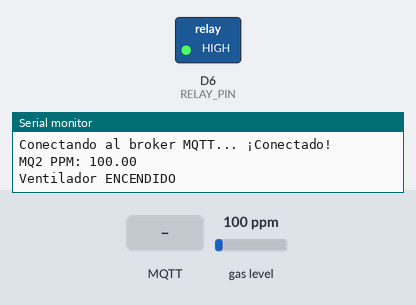
A sketch run on a simulated ESP8266 (NodeMCU). Parts: switched loads named in the sketch (green lamp = pin HIGH), the last lines printed to the serial monitor. The test bench sets the inputs (shaded band); at power-on: gas level 100 ppm. WiFi joins after 1.5 s; servers stay silent unless stated; no MQTT or app messages arrive unless stated.

Above: at 7.7 s.
7.8 s: gas level set to 27 ppm
10.7 s: gas level set to 23 ppm
At 12.9 s:
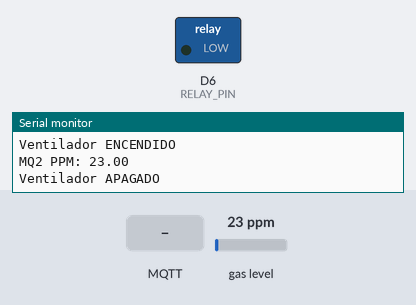
17.0 s: MQTT message "ENCENDER" arrives on the first subscribed topic
At 17.4 s:
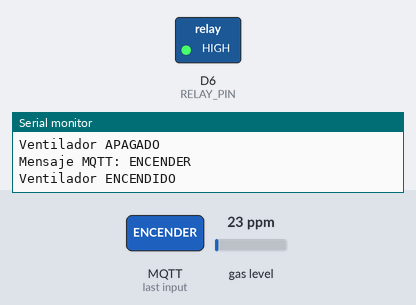
18.5 s: MQTT message "APAGAR" arrives on the first subscribed topic
At 19.7 s:
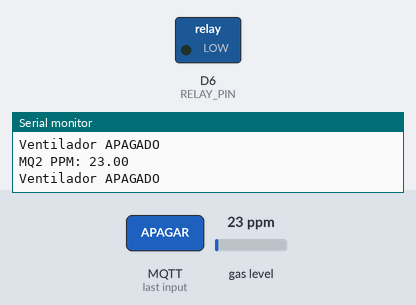
20.0 s: gas level set to 250 ppm
At 22.2 s:
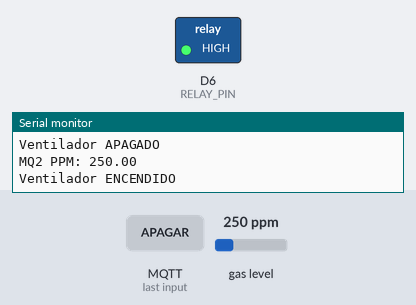
23.0 s: gas level set to 20 ppm
At 25.7 s:
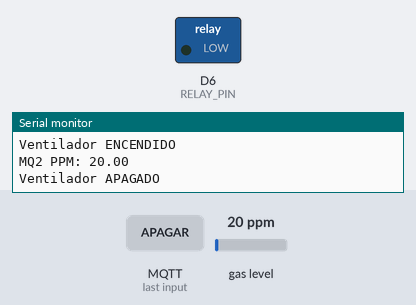
Timing chart, 0 to 27.0 s (numbered marks = the images above; inputs shaded):
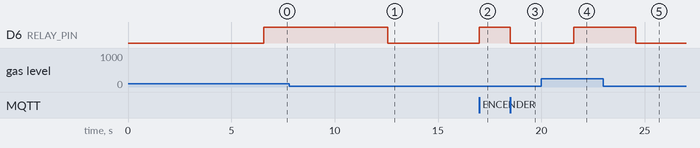

The sketch:

sensormq2_ventilador.ino
```cpp
#include <ESP8266WiFi.h>
#include <PubSubClient.h>
#include <MQUnifiedsensor.h>

// WiFi
//const char* ssid = "sumothings";
//const char* password = "sum0th1ngs@manzab";
const char* ssid = "Redmi 10";
const char* password = "freider123";

// MQTT
const char* mqtt_server = "192.168.75.107";
const int mqtt_port = 1883;
const char* mqtt_topic = "casa/temperatura";
const char* client_id = "ESP8266_Rele_MQ2";

// Pines
#define RELAY_PIN D6
#define MQ2_PIN A0

// MQ2 Config
#define Board "ESP8266"
#define Voltage_Resolution 3.3
#define ADC_Bit_Resolution 10
#define RatioMQ2CleanAir 9.83
MQUnifiedsensor mq2(Board, Voltage_Resolution, ADC_Bit_Resolution, MQ2_PIN, "MQ-2");

// Umbral de gases
const float PPM_UMBRAL = 25.0;

// Estado del ventilador
bool ventiladorActivoPorGas = false;
bool ventiladorActivoPorMQTT = false;

WiFiClient espClient;
PubSubClient client(espClient);

// Mensaje MQTT recibido
void callback(char* topic, byte* payload, unsigned int length) {
  String mensaje = "";
  for (unsigned int i = 0; i < length; i++) {
    mensaje += (char)payload[i];
  }

  Serial.print("Mensaje MQTT: ");
  Serial.println(mensaje);

  if (mensaje == "ENCENDER") {
    ventiladorActivoPorMQTT = true;
  } else if (mensaje == "APAGAR") {
    ventiladorActivoPorMQTT = false;
  }

  actualizarVentilador();
}

// Encender o apagar ventilador según lógicas combinadas
void actualizarVentilador() {
  if (ventiladorActivoPorMQTT || ventiladorActivoPorGas) {
    digitalWrite(RELAY_PIN, HIGH);
    Serial.println("Ventilador ENCENDIDO");
  } else {
    digitalWrite(RELAY_PIN, LOW);
    Serial.println("Ventilador APAGADO");
  }
}

void setup_wifi() {
  delay(10);
  Serial.println();
  Serial.print("Conectando a WiFi: ");
  Serial.println(ssid);

  WiFi.begin(ssid, password);
  while (WiFi.status() != WL_CONNECTED) {
    delay(500);
    Serial.print(".");
  }
  Serial.println("\nWiFi conectado");
  Serial.print("IP local: ");
  Serial.println(WiFi.localIP());
}

void reconnect() {
  while (!client.connected()) {
    Serial.print("Conectando al broker MQTT...");
    if (client.connect(client_id)) {
      Serial.println(" ¡Conectado!");
      client.subscribe(mqtt_topic);
    } else {
      Serial.print("Error: ");
      Serial.print(client.state());
      Serial.println(" - Reintentando en 5s");
      delay(5000);
    }
  }
}

void setup() {
  Serial.begin(115200);

  pinMode(RELAY_PIN, OUTPUT);
  digitalWrite(RELAY_PIN, LOW);

  setup_wifi();
  client.setServer(mqtt_server, mqtt_port);
  client.setCallback(callback);

  // Inicializar MQ2
  mq2.setRegressionMethod(1);
  mq2.setA(574.25); mq2.setB(-2.222);
  mq2.init();

  Serial.println("Calibrando MQ2... Mantén el sensor en aire limpio.");
  float calcR0 = 0;
  for (int i = 0; i < 10; i++) {
    mq2.update();
    calcR0 += mq2.calibrate(RatioMQ2CleanAir);
    delay(500);
  }
  mq2.setR0(calcR0 / 10.0);

  if (isnan(mq2.getR0())) {
    Serial.println("Error de calibración MQ2");
    while (1);
  }

  Serial.print("R0 calibrado: ");
  Serial.println(mq2.getR0());
}

void loop() {
  if (!client.connected()) {
    reconnect();
  }
  client.loop();

  // Leer sensor MQ2 cada 3 segundos
  static unsigned long lastRead = 0;
  unsigned long now = millis();
  if (now - lastRead > 3000) {
    lastRead = now;

    mq2.update();
    float ppm = mq2.readSensor();

    Serial.print("MQ2 PPM: ");
    Serial.println(ppm);

    ventiladorActivoPorGas = ppm > PPM_UMBRAL;
    actualizarVentilador();
  }
}
```

Measured:
- the behaviour switches between 26 and 25 ppm on gas level (found by bisection; images 0 and 1)
- after the input at 10.7 s, D6 (RELAY_PIN): HIGH → LOW after 1.9 s
- after the input at 17.0 s, D6 (RELAY_PIN): LOW → HIGH at once
- after the input at 18.5 s, D6 (RELAY_PIN): HIGH → LOW at once
- after the input at 20.0 s, D6 (RELAY_PIN): LOW → HIGH after 1.6 s
- after the input at 23.0 s, D6 (RELAY_PIN): HIGH → LOW after 1.6 s
